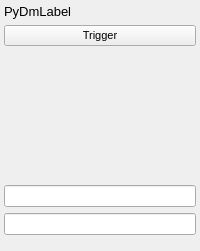
    <widget class="QFrame" name="frame_4">
     <layout class="QGridLayout" name="gridLayout_3">
      <property name="leftMargin">
       <number>4</number>
      </property>
      <property name="topMargin">
       <number>4</number>
      </property>
      <property name="rightMargin">
       <number>4</number>
      </property>
      <property name="bottomMargin">
       <number>4</number>
      </property>
      <property name="horizontalSpacing">
       <number>4</number>
      </property>
      <item row="5" column="0">
       <widget class="PyDMLabel" name="PyDMLabel_79">
        <property name="font">
         <font>
          <pointsize>8</pointsize>
         </font>
        </property>
        <property name="toolTip">
         <string/>
        </property>
        <property name="styleSheet">
         <string notr="true"/>
        </property>
        <property name="text">
         <string/>
        </property>
        <property name="channel" stdset="0">
         <string>ca://${DEVICE}:DAQMUX${MUX}_STRMERR3</string>
        </property>
       </widget>
      </item>
      <item row="1" column="0">
       <widget class="PyDMPushButton" name="PyDMPushButton_16">
        <property name="sizePolicy">
         <sizepolicy hsizetype="Preferred" vsizetype="Preferred">
          <horstretch>0</horstretch>
          <verstretch>0</verstretch>
         </sizepolicy>
        </property>
        <property name="maximumSize">
         <size>
          <width>16777215</width>
          <height>48</height>
         </size>
        </property>
        <property name="font">
         <font>
          <pointsize>8</pointsize>
         </font>
        </property>
        <property name="toolTip">
         <string/>
        </property>
        <property name="styleSheet">
         <string notr="true"/>
        </property>
        <property name="text">
         <string>Trigger</string>
        </property>
        <property name="channel" stdset="0">
         <string>ca://${DEVICE}:DAQMUX${MUX}_TRGDAQ </string>
        </property>
        <property name="pressValue" stdset="0">
         <string>1</string>
        </property>
       </widget>
      </item>
      <item row="11" column="0">
       <widget class="PyDMEnumButton" name="PyDMEnumButton_23">
        <property name="maximumSize">
         <size>
          <width>16777215</width>
          <height>44</height>
         </size>
        </property>
        <property name="font">
         <font>
          <pointsize>8</pointsize>
         </font>
        </property>
        <property name="toolTip">
         <string/>
        </property>
        <property name="styleSheet">
         <string notr="true"/>
        </property>
        <property name="channel" stdset="0">
         <string>ca://${DEVICE}:DAQMUX${MUX}_FORMATSIGN3</string>
        </property>
        <property name="orientation" stdset="0">
         <enum>Qt::Horizontal</enum>
        </property>
        <property name="marginTop" stdset="0">
         <number>0</number>
        </property>
        <property name="marginBottom" stdset="0">
         <number>0</number>
        </property>
        <property name="marginLeft" stdset="0">
         <number>0</number>
        </property>
        <property name="marginRight" stdset="0">
         <number>0</number>
        </property>
        <property name="horizontalSpacing" stdset="0">
         <number>0</number>
        </property>
        <property name="verticalSpacing" stdset="0">
         <number>0</number>
        </property>
       </widget>
      </item>
      <item row="9" column="0">
       <widget class="PyDMLineEdit" name="PyDMLineEdit_23">
        <property name="sizePolicy">
         <sizepolicy hsizetype="Preferred" vsizetype="Preferred">
          <horstretch>0</horstretch>
          <verstretch>0</verstretch>
         </sizepolicy>
        </property>
        <property name="font">
         <font>
          <pointsize>8</pointsize>
         </font>
        </property>
        <property name="toolTip">
         <string/>
        </property>
        <property name="styleSheet">
         <string notr="true"/>
        </property>
        <property name="channel" stdset="0">
         <string>ca://${DEVICE}:DAQMUX${MUX}_FORMATSIGNWIDTH3</string>
        </property>
       </widget>
      </item>
      <item row="6" column="0">
       <widget class="PyDMLabel" name="PyDMLabel_80">
        <property name="font">
         <font>
          <pointsize>8</pointsize>
         </font>
        </property>
        <property name="toolTip">
         <string/>
        </property>
        <property name="styleSheet">
         <string notr="true"/>
        </property>
        <property name="text">
         <string/>
        </property>
        <property name="channel" stdset="0">
         <string>ca://${DEVICE}:DAQMUX${MUX}_INPDATAVALID3</string>
        </property>
       </widget>
      </item>
      <item row="7" column="0">
       <widget class="PyDMLabel" name="PyDMLabel_81">
        <property name="font">
         <font>
          <pointsize>8</pointsize>
         </font>
        </property>
        <property name="toolTip">
         <string/>
        </property>
        <property name="styleSheet">
         <string notr="true"/>
        </property>
        <property name="text">
         <string/>
        </property>
        <property name="channel" stdset="0">
         <string>ca://${DEVICE}:DAQMUX${MUX}_STRMENABLED3</string>
        </property>
       </widget>
      </item>
      <item row="10" column="0">
       <widget class="PyDMLineEdit" name="PyDMLineEdit_24">
        <property name="sizePolicy">
         <sizepolicy hsizetype="Preferred" vsizetype="Preferred">
          <horstretch>0</horstretch>
          <verstretch>0</verstretch>
         </sizepolicy>
        </property>
        <property name="font">
         <font>
          <pointsize>8</pointsize>
         </font>
        </property>
        <property name="toolTip">
         <string/>
        </property>
        <property name="styleSheet">
         <string notr="true"/>
        </property>
        <property name="channel" stdset="0">
         <string>ca://${DEVICE}:DAQMUX${MUX}_FORMATDATAWIDTH3</string>
        </property>
       </widget>
      </item>
      <item row="2" column="0">
       <widget class="PyDMLabel" name="PyDMLabel_82">
        <property name="font">
         <font>
          <pointsize>8</pointsize>
         </font>
        </property>
        <property name="toolTip">
         <string/>
        </property>
        <property name="styleSheet">
         <string notr="true"/>
        </property>
        <property name="text">
         <string/>
        </property>
        <property name="channel" stdset="0">
         <string>ca://${DEVICE}:DAQMUX${MUX}_STRMPAUSE3</string>
        </property>
       </widget>
      </item>
      <item row="3" column="0">
       <widget class="PyDMLabel" name="PyDMLabel_83">
        <property name="font">
         <font>
          <pointsize>8</pointsize>
         </font>
        </property>
        <property name="toolTip">
         <string/>
        </property>
        <property name="styleSheet">
         <string notr="true"/>
        </property>
        <property name="text">
         <string/>
        </property>
        <property name="channel" stdset="0">
         <string>ca://${DEVICE}:DAQMUX${MUX}_STRMRDY3</string>
        </property>
       </widget>
      </item>
      <item row="12" column="0">
       <widget class="PyDMEnumButton" name="PyDMEnumButton_24">
        <property name="maximumSize">
         <size>
          <width>16777215</width>
          <height>44</height>
         </size>
        </property>
        <property name="font">
         <font>
          <pointsize>8</pointsize>
         </font>
        </property>
        <property name="toolTip">
         <string/>
        </property>
        <property name="styleSheet">
         <string notr="true"/>
        </property>
        <property name="channel" stdset="0">
         <string>ca://${DEVICE}:DAQMUX${MUX}_DECIMATION3</string>
        </property>
        <property name="orientation" stdset="0">
         <enum>Qt::Horizontal</enum>
        </property>
        <property name="marginTop" stdset="0">
         <number>0</number>
        </property>
        <property name="marginBottom" stdset="0">
         <number>0</number>
        </property>
        <property name="marginLeft" stdset="0">
         <number>0</number>
        </property>
        <property name="marginRight" stdset="0">
         <number>0</number>
        </property>
        <property name="horizontalSpacing" stdset="0">
         <number>0</number>
        </property>
        <property name="verticalSpacing" stdset="0">
         <number>0</number>
        </property>
       </widget>
      </item>
      <item row="4" column="0">
       <widget class="PyDMLabel" name="PyDMLabel_84">
        <property name="font">
         <font>
          <pointsize>8</pointsize>
         </font>
        </property>
        <property name="toolTip">
         <string/>
        </property>
        <property name="styleSheet">
         <string notr="true"/>
        </property>
        <property name="text">
         <string/>
        </property>
        <property name="channel" stdset="0">
         <string>ca://${DEVICE}:DAQMUX${MUX}_STRMOVF3</string>
        </property>
       </widget>
      </item>
      <item row="8" column="0">
       <widget class="PyDMLabel" name="PyDMLabel_85">
        <property name="font">
         <font>
          <pointsize>8</pointsize>
         </font>
        </property>
        <property name="toolTip">
         <string/>
        </property>
        <property name="styleSheet">
         <string notr="true"/>
        </property>
        <property name="text">
         <string/>
        </property>
        <property name="channel" stdset="0">
         <string>ca://${DEVICE}:DAQMUX${MUX}_FRAMECNT3</string>
        </property>
       </widget>
      </item>
      <item row="0" column="0">
       <widget class="PyDMLabel" name="PyDMLabel_17">
        <property name="font">
         <font>
          <pointsize>10</pointsize>
          <weight>50</weight>
          <italic>false</italic>
          <bold>false</bold>
         </font>
        </property>
        <property name="toolTip">
         <string/>
        </property>
        <property name="styleSheet">
         <string notr="true"/>
        </property>
        <property name="text">
         <string>PyDmLabel</string>
        </property>
        <property name="channel" stdset="0">
         <string>ca://${DEVICE}:DAQMUX${MUX}_INPMUXSELSTR3</string>
        </property>
        <property name="displayFormat" stdset="0">
         <enum>PyDMLabel::String</enum>
        </property>
       </widget>
      </item>
     </layout>
    </widget>
